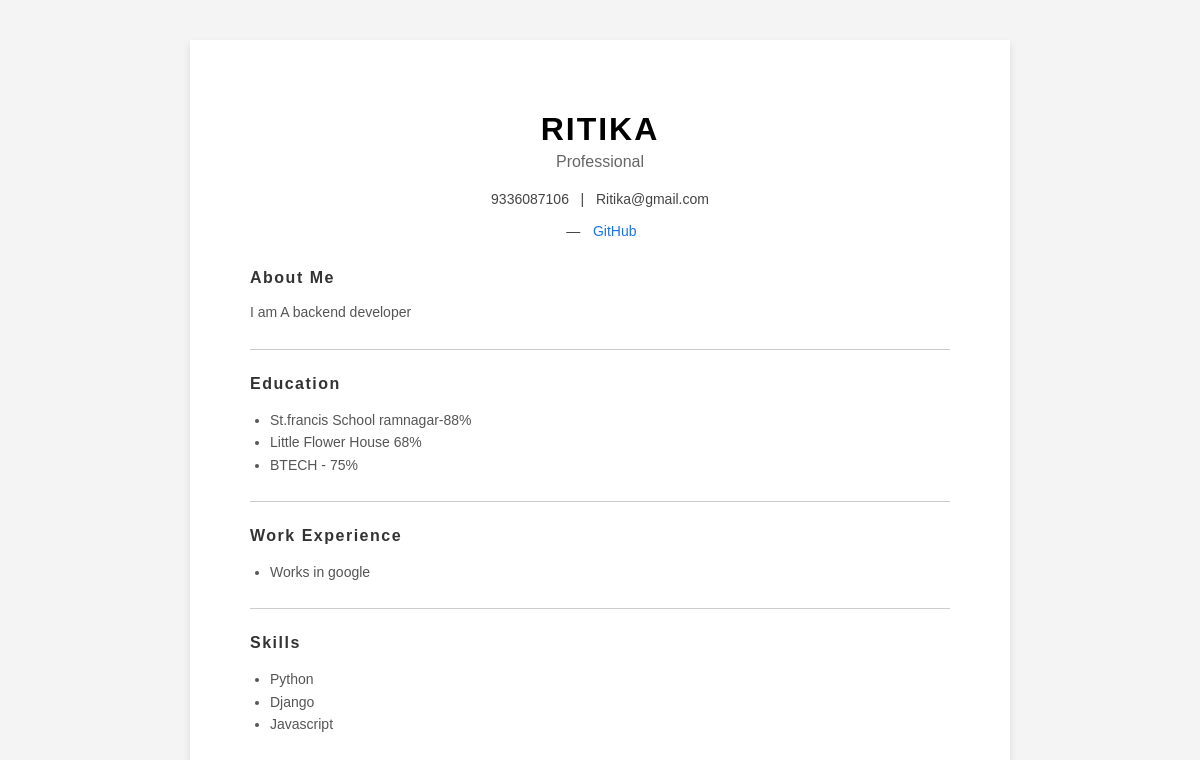
Page /preview/7/ (signed in) on the committed database.
### resume/models.py (models this page shows, shortened)
class Resume(models.Model):
    user = models.ForeignKey(User, on_delete=models.CASCADE)
    name = models.CharField(max_length=255)
    email = models.EmailField()
    phone = models.CharField(max_length=20, blank=True)
    location = models.CharField(max_length=100, blank=True)
    summary = models.TextField(blank=True, null=True)
    education = models.TextField(blank=True)
    experience = models.TextField(blank=True)
    skills = models.TextField(blank=True)  # Comma-separated skills
    template = models.CharField(max_length=50, default="template1")
    github = models.URLField(blank=True)
    linkedin = models.URLField(blank=True)
    leetcode = models.URLField(blank=True)
    gfg = models.URLField(blank=True)
    created_at = models.DateTimeField(auto_now_add=True)
    class Meta:
        ordering = ['-created_at']

### resume/views.py (the view)
# urls.py: path('preview/<int:id>/', views.preview_resume, name='preview_resume'),
@login_required
def preview_resume(request, id):
    resume = get_object_or_404(Resume, id=id)
    education_list = [e.strip() for e in (resume.education or "").split("\n") if e.strip()]
    experience_list = [e.strip() for e in (resume.experience or "").split("\n") if e.strip()]
    skills_list = [s.strip() for s in (resume.skills or "").split(",") if s.strip()]
    context = {
        "resume": resume,
        "education_list": education_list,
        "experience_list": experience_list,
        "skills_list": skills_list,
    }
    if resume.template == "template2":
        return render(request, "template2.html", context)
    return render(request, "template1.html", context)

### resume/templates/template1.html (shortened to what this page needs)
<!DOCTYPE html>
<html>
<head>
</head>
<body>
<div class="resume">
    <h1>{{ resume.name|upper }}</h1>
    <div class="subtitle">Professional</div>
    <div class="contact">
        {% if resume.phone or resume.email %}
            <span>
                {{ resume.phone }}{% if resume.phone and resume.email %} &nbsp; | &nbsp; {% endif %}
                {{ resume.email }}
            </span>
            <br><br>
        {% endif %}
        <span>
            {% if resume.github %}&nbsp; — &nbsp;<a href="{{ resume.github }}" target="_blank">GitHub</a>{% endif %}
        </span>
    </div>
    {% if resume.summary %}
    <div class="section">
        <h3>About Me</h3>
        <p>{{ resume.summary }}</p>
    </div>
    <hr>
    {% endif %}
    {% if education_list %}
    <div class="section">
        <h3>Education</h3>
        <ul>
            {% for edu in education_list %}
                <li>{{ edu }}</li>
            {% endfor %}
        </ul>
    </div>
    <hr>
    {% endif %}
    {% if experience_list %}
    <div class="section">
        <h3>Work Experience</h3>
        <ul>
            {% for exp in experience_list %}
                <li>{{ exp }}</li>
            {% endfor %}
        </ul>
    </div>
    <hr>
    {% endif %}
    {% if skills_list %}
    <div class="section">
        <h3>Skills</h3>
        <ul>
            {% for skill in skills_list %}
                <li>{{ skill }}</li>
            {% endfor %}
        </ul>
    </div>
    {% endif %}
</div>
</body>
</html>

### resume/templates/template1.html (style rules this page uses)
body { font-family: Arial, sans-serif; background: #f4f4f4; margin: 0; padding: 0; }
.resume { width: 700px; margin: 40px auto; background: #fff; padding: 50px 60px; box-shadow: 0 4px 8px rgba(0,0,0,0.1); }
h1 { text-align: center; letter-spacing: 2px; margin-bottom: 5px; font-size: 32px; }
.subtitle { text-align: center; color: #666; margin-bottom: 20px; font-size: 16px; }
.contact { text-align: center; font-size: 14px; color: #444; margin-bottom: 30px; }
.contact a { text-decoration: none; color: #1a73e8; margin: 0 5px; }
hr { border: none; border-top: 1px solid #ccc; margin: 25px 0; }
h3 { font-size: 16px; letter-spacing: 1.5px; color: #333; margin-bottom: 10px; }
p, li { font-size: 14px; color: #555; line-height: 1.6; }
ul { padding-left: 20px; }
.section { margin-bottom: 25px; }

### rows in the picture
Resume: name "RITIKA", phone "9336087106", email "Ritika@gmail.com", summary "I am A backend developer", experience_list "Works in google"

### other values in the picture
{{ edu }} "St.francis School ramnagar-88%" "Little Flower House 68%" "BTECH - 75%"
{{ skill }} "Python" "Django" "Javascript"
